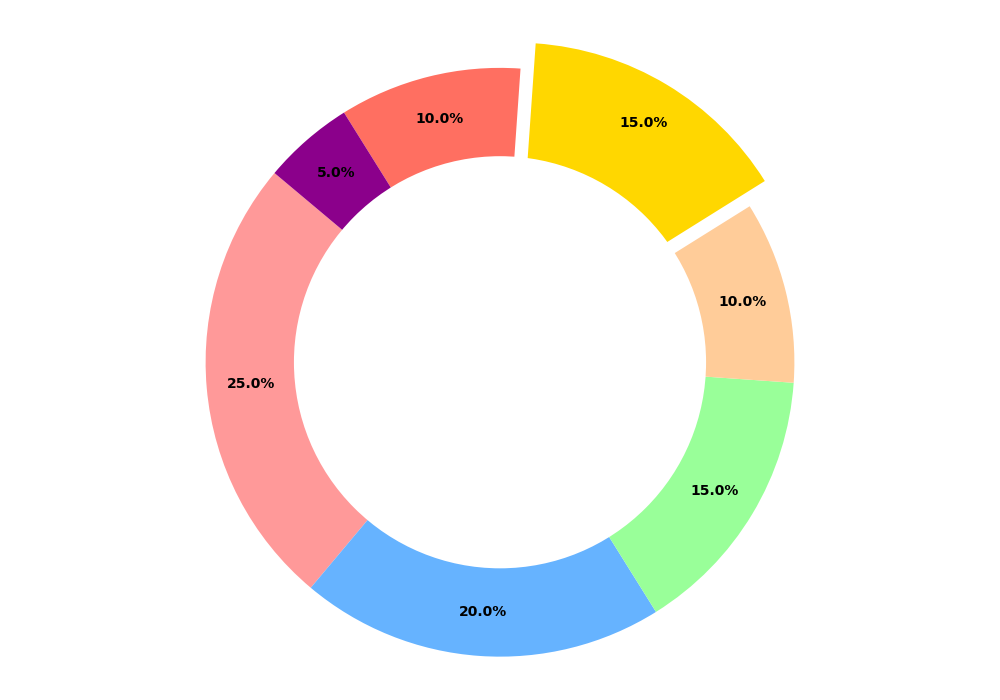

This figure's Python source:
import matplotlib.pyplot as plt

percentages = [25, 20, 15, 10, 15, 10, 5]
colors = ['#FF9999', '#66B3FF', '#99FF99', '#FFCC99', '#FFD700', '#FF6F61', '#8B008B']
explode = (0, 0, 0, 0, 0.1, 0, 0)

plt.figure(figsize=(10, 7))
wedges, texts, autotexts = plt.pie(
    percentages, colors=colors, explode=explode,
    autopct='%1.1f%%', startangle=140, pctdistance=0.85
)

for autotext in autotexts:
    autotext.set_color('black')
    autotext.set_fontsize(10)
    autotext.set_fontweight('bold')

centre_circle = plt.Circle((0, 0), 0.70, fc='white')
fig = plt.gcf()
fig.gca().add_artist(centre_circle)

plt.axis('equal')
plt.tight_layout()
plt.show()
